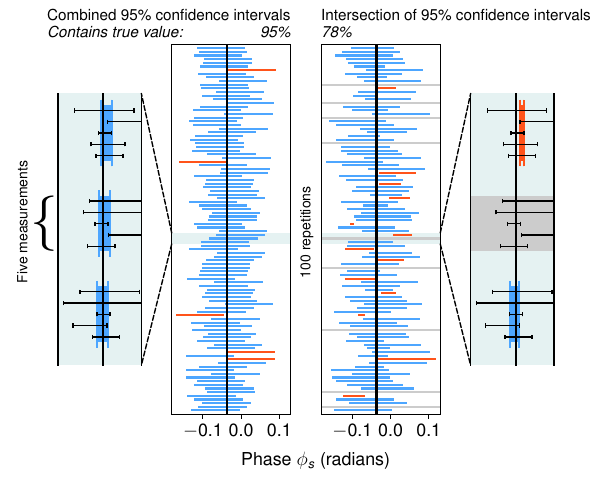

Reproduce this figure in Python.
#!/usr/bin/env python3
"""
Compare confidence intervals with cuts
======================================

Using the b-physics phi_s variable, show difference in coverage between
intersection of 5 confidence intervals and a combined confidence interval.
"""

import numpy as np
from scipy.stats import norm
import matplotlib.pyplot as plt
import matplotlib.gridspec as gridspec

from phi_s_zoom import zoom_effect
from style import make_style


# True value of \phi_s - use SM prediction
# https://arxiv.org/pdf/1909.12524.pdf
# eq. 91
truth = -0.0369

# \phi_s measurement standard deviations
# https://hflav-eos.web.cern.ch/hflav-eos/osc/summer_2017/HFLAV_phis_inputs.pdf
sigma_data = {"atlas_combined": 0.078,
              "cms": 0.097,
              "lhcb_combined": 0.037,
              "lhcb_psi_2S_phi": 0.285,  # averaged asymmetric +0.29/-0.28
              "lhcb_DD": 0.17}
sigma = np.array(list(sigma_data.values()))

# Weighted least squares parameters
weights = 1. / sigma**2
combined_sigma = weights.sum()**-0.5
normalized_weights = weights / weights.sum()

# Confidence level etc
alpha = 0.05
z = norm.isf(alpha * 0.5)
beta = 1. - alpha
beta_percent = 100. * beta

# Number of repeats etc
n_measurements = len(sigma)
n_trials = 10000
n_show = 100
seed = 125


def confidence_interval(data):
    """
    Unknown mean, known variance. Weighted least squares.

    @returns Confidence interval
    """
    sample_mean = np.dot(normalized_weights, data)
    return (sample_mean - z * combined_sigma,
            sample_mean + z * combined_sigma)

def individual_confidence_intervals(data):
    """
    @returns Collection of individual intervals from each group of draws from Gaussian
    """
    u = data + z * sigma
    l = data - z * sigma
    return np.column_stack((l, u))

def cuts_interval(data):
    """
    @returns Interval from cut on each draw from Gaussian.
    """
    max_ = min(data + z * sigma)
    min_ = max(data - z * sigma)
    if max_ > min_:
        return (min_, max_)
    return (np.nan, np.nan)

def pseudo_data():
    """
    @returns Set of independent draws from Gaussian distribution
    """
    return norm.rvs(truth, sigma)

def contains_fraction(intervals):
    """
    @returns Fraction of times intervals contain true value
    """
    contains = sum(min(i) <= truth <= max(i) for i in intervals)
    return float(contains) / len(intervals)


if __name__ == "__main__":

    # Set random seed for reproducibility
    np.random.seed(seed)

    # Set plot styling
    make_style()

    # Pseudo-data for each panel
    data = [pseudo_data() for _ in range(n_trials)]

    conf = [confidence_interval(d) for d in data]
    ind_conf = [individual_confidence_intervals(d) for d in data]

    conf_beta = contains_fraction(conf)
    print("Confidence intervals contained truth in {} pseudo-experiments. Expected {}.".format(conf_beta, beta))

    cuts = [cuts_interval(d) for d in data]
    cuts_beta = contains_fraction(cuts)
    cuts_beta_theory = beta**n_measurements
    print("Cuts contained truth in {} pseudo-experiments. Expected {}.".format(cuts_beta, cuts_beta_theory))

    # Color scheme

    c_inside = '#4da6ff'
    c_individual = 'k'
    c_outside = '#ff531a'
    c_empty = '0.8'

    # Arrange axes

    fig = plt.figure()
    grid = gridspec.GridSpec(3, 4, width_ratios=[0.7, 1, 1, 0.7],
                             height_ratios=[0.1, 1, 0.1], wspace=0.3)

    ax1 = plt.subplot(grid[1, 0])
    ax2 = plt.subplot(grid[:, 1])
    ax3 = plt.subplot(grid[:, 2])
    ax4 = plt.subplot(grid[1, 3])
    ax = [ax1, ax2, ax3, ax4]

    # Show repeats in central panels

    for i, interval in enumerate(conf[:n_show]):
        c = c_inside if min(interval) <= truth <= max(interval) else c_outside
        ax[1].plot(interval, [i] * 2, color=c)

    for i, interval in enumerate(cuts[:n_show]):
        c = c_inside if min(interval) <= truth <= max(interval) else c_outside
        if np.any(np.isnan(interval)):
            # empty interval
            ax[2].axhline(i, color=c_empty)
        else:
            ax[2].plot(interval, [i] * 2, color=c)

    # Make zoom data

    zoom = (46, 48)
    indexes = np.arange(zoom[0], zoom[1] + 1, 1)
    pad_between_data = 5
    y = 0

    for index in indexes:
        for j, interval in enumerate(ind_conf[index]):
            c = c_inside if min(interval) <= truth <= max(interval) else c_outside
            center = np.mean(interval)
            error = interval[1] - center
            ax[0].errorbar(center, y + j, xerr=error, color=c_individual, capsize=1.5, lw=1.)
            ax[3].errorbar(center, y + j, xerr=error, color=c_individual, capsize=1.5, lw=1.)

        for ax_index in [0, 3]:
            interval = conf[index] if ax_index == 0 else cuts[index]
            empty = np.any(np.isnan(interval))
            c = c_empty if empty else c_inside if min(interval) <= truth <= max(interval) else c_outside
            center = truth if empty else np.mean(interval)
            error = 2. if empty else interval[1] - center
            ax[ax_index].errorbar(center, y + 0.5 * len(indexes) + 0.5,
                                  xerr=error, color=c, capsize=24, capthick=1.5, lw=40., zorder=-1)

        y += len(indexes) + pad_between_data

    # Set identical limits on central plots

    l = min(ax[1].get_xlim()[0], ax[2].get_xlim()[0])
    u = max(ax[1].get_xlim()[1], ax[2].get_xlim()[1])

    for a in ax[1:3]:
        a.set_ylim(-1., n_show)

    for a in ax:
        a.axvline(truth, color='k', lw=1.5, label="Truth (SM prediction)")
        a.set_xlim(l, u)
        a.set_yticks([])

    for a in (ax[0], ax[3]):
        a.set_xticks([])
        a.set_xlim(3 * l, 3 * u)
        a.set_ylim(-0.5 * pad_between_data, y - 0.5 * pad_between_data)

    # Instead of set_title to center it on two axes
    ax[1].text(ax[1].get_xlim()[1], ax[1].get_ylim()[1] + 2.,
               "Combined ${0:.0f}\%$ confidence intervals \n \\textit{{Contains true value: ~~~~~~~~~~~~~~~~~{1:.0f}\%}}"
               .format(100. * beta, 100. * conf_beta),
               horizontalalignment='right', fontsize=12)
    ax[2].text(ax[2].get_xlim()[0], ax[2].get_ylim()[1] + 2.,
               "Intersection of ${0:.0f}\%$ confidence intervals \n \\textit{{{1:.0f}\%}}"
               .format(100. * beta, 100. * cuts_beta),
               horizontalalignment='left', fontsize=12)

    # Instead of set_xlabel to center it on two axes
    ax[1].text(0., -15., r"Phase $\phi_s$ (radians)")

    # Annotations etc
    ax[0].text(-1., 5., r"Five measurements", rotation=90, fontsize=11)
    ax[0].annotate(r"$\{$", fontsize=40,
                   xy=(0.05, 0.505), xycoords='figure fraction')
    ax[1].text(0.155, 37, r"100 repetitions", rotation=90, fontsize=11)

    zoom_effect(fig, ax, zoom[0] - 0.5, zoom[1] + 0.5)

    plt.savefig("phi_s.pdf", bbox_inches='tight')
